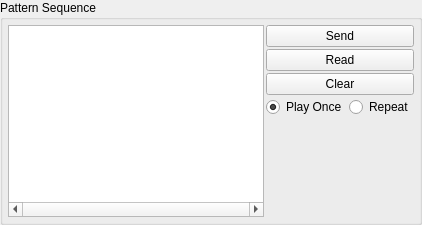
                     <widget class="QGroupBox" name="groupBox_PatSeqDispLUT">
                      <property name="sizePolicy">
                       <sizepolicy hsizetype="Minimum" vsizetype="Minimum">
                        <horstretch>0</horstretch>
                        <verstretch>0</verstretch>
                       </sizepolicy>
                      </property>
                      <property name="minimumSize">
                       <size>
                        <width>0</width>
                        <height>0</height>
                       </size>
                      </property>
                      <property name="title">
                       <string>Pattern Sequence</string>
                      </property>
                      <layout class="QHBoxLayout" name="horizontalLayout_12" stretch="5,2">
                       <property name="spacing">
                        <number>2</number>
                       </property>
                       <property name="leftMargin">
                        <number>5</number>
                       </property>
                       <property name="topMargin">
                        <number>5</number>
                       </property>
                       <property name="rightMargin">
                        <number>5</number>
                       </property>
                       <property name="bottomMargin">
                        <number>5</number>
                       </property>
                       <item>
                        <widget class="QListWidget" name="listWidget_PatSeqLUT">
                         <property name="sizePolicy">
                          <sizepolicy hsizetype="Minimum" vsizetype="MinimumExpanding">
                           <horstretch>0</horstretch>
                           <verstretch>0</verstretch>
                          </sizepolicy>
                         </property>
                         <property name="minimumSize">
                          <size>
                           <width>0</width>
                           <height>0</height>
                          </size>
                         </property>
                         <property name="maximumSize">
                          <size>
                           <width>16777215</width>
                           <height>16777215</height>
                          </size>
                         </property>
                         <property name="font">
                          <font>
                           <family>Courier</family>
                           <weight>75</weight>
                           <bold>true</bold>
                          </font>
                         </property>
                         <property name="contextMenuPolicy">
                          <enum>Qt::CustomContextMenu</enum>
                         </property>
                         <property name="horizontalScrollBarPolicy">
                          <enum>Qt::ScrollBarAlwaysOn</enum>
                         </property>
                         <property name="alternatingRowColors">
                          <bool>false</bool>
                         </property>
                         <property name="selectionMode">
                          <enum>QAbstractItemView::SingleSelection</enum>
                         </property>
                         <property name="textElideMode">
                          <enum>Qt::ElideMiddle</enum>
                         </property>
                         <property name="flow">
                          <enum>QListView::LeftToRight</enum>
                         </property>
                         <property name="spacing">
                          <number>1</number>
                         </property>
                         <property name="viewMode">
                          <enum>QListView::ListMode</enum>
                         </property>
                         <property name="uniformItemSizes">
                          <bool>false</bool>
                         </property>
                         <property name="selectionRectVisible">
                          <bool>true</bool>
                         </property>
                        </widget>
                       </item>
                       <item>
                        <layout class="QVBoxLayout" name="verticalLayout_24" stretch="0,0,0,0,0">
                         <property name="spacing">
                          <number>2</number>
                         </property>
                         <item>
                          <widget class="QPushButton" name="pushButton_PatSeqSendLUT">
                           <property name="text">
                            <string>Send</string>
                           </property>
                          </widget>
                         </item>
                         <item>
                          <widget class="QPushButton" name="pushButton_PatSeqReadLUTFrmHW">
                           <property name="text">
                            <string>Read</string>
                           </property>
                          </widget>
                         </item>
                         <item>
                          <widget class="QPushButton" name="pushButton_PatSeqClearLUTFrmGUI">
                           <property name="text">
                            <string>Clear</string>
                           </property>
                          </widget>
                         </item>
                         <item>
                          <layout class="QHBoxLayout" name="horizontalLayout_25">
                           <item>
                            <widget class="QRadioButton" name="radioButton_PatSeqDispRunOnce">
                             <property name="minimumSize">
                              <size>
                               <width>0</width>
                               <height>17</height>
                              </size>
                             </property>
                             <property name="text">
                              <string>Play Once</string>
                             </property>
                             <property name="checked">
                              <bool>true</bool>
                             </property>
                            </widget>
                           </item>
                           <item>
                            <widget class="QRadioButton" name="radioButton_PatSeqDispRunContinuous">
                             <property name="minimumSize">
                              <size>
                               <width>0</width>
                               <height>17</height>
                              </size>
                             </property>
                             <property name="text">
                              <string>Repeat</string>
                             </property>
                             <property name="checked">
                              <bool>false</bool>
                             </property>
                            </widget>
                           </item>
                          </layout>
                         </item>
                         <item>
                          <spacer name="verticalSpacer_4">
                           <property name="orientation">
                            <enum>Qt::Vertical</enum>
                           </property>
                           <property name="sizeHint" stdset="0">
                            <size>
                             <width>20</width>
                             <height>40</height>
                            </size>
                           </property>
                          </spacer>
                         </item>
                        </layout>
                       </item>
                      </layout>
                     </widget>
